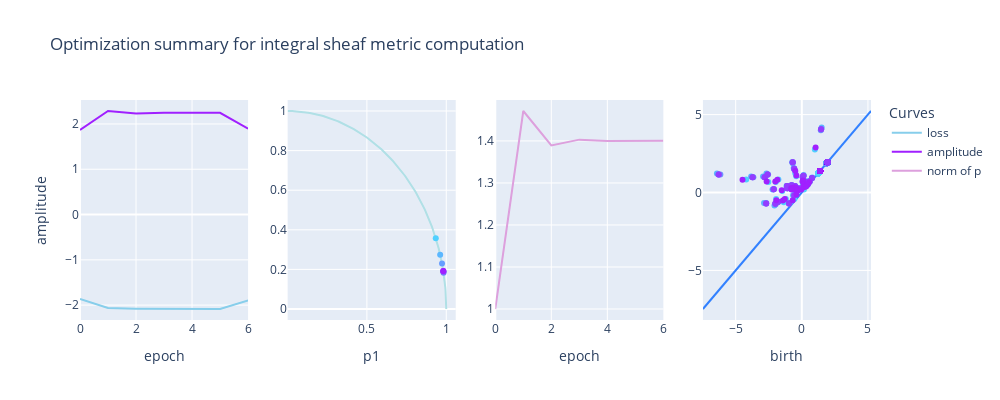

Write notebook code for a chart like this one.
### Code cell
plot_optim(opt, True)

### Figure 1 — Plotly figure (JSON) as saved in the notebook; plotly's stock layout.template omitted (floating-point values rounded to 4 significant figures; data arrays with more than 128 entries replaced by an {"elided": "..."} marker saying what was removed)
{"data": [{"marker": {"color": "skyblue"}, "mode": "lines", "name": "loss", "type": "scatter", "x": [0, 1, 2, 3, 4, 5, 6], "xaxis": "x", "y": [-1.866, -2.064, -2.079, -2.085, -2.086, -2.086, -1.898], "yaxis": "y"}, {"marker": {"color": "rgb(160, 32, 255)"}, "mode": "lines", "name": "amplitude", "type": "scatter", "x": [0, 1, 2, 3, 4, 5, 6], "xaxis": "x", "y": [1.866, 2.286, 2.23, 2.248, 2.245, 2.246, 1.898], "yaxis": "y"}, {"marker": {"color": "powderblue"}, "showlegend": false, "type": "scatter", "x": {"elided": "158 float values"}, "xaxis": "x2", "y": {"elided": "158 float values"}, "yaxis": "y2"}, {"marker": {"color": "rgb(80.0, 208.0, 255.0)"}, "mode": "markers", "name": "projection", "showlegend": false, "type": "scatter", "x": [0.9339], "xaxis": "x2", "y": [0.3575], "yaxis": "y2"}, {"marker": {"color": "rgb(91.42857142857143, 182.85714285714286, 255.0)"}, "mode": "markers", "name": "projection", "showlegend": false, "type": "scatter", "x": [0.9616], "xaxis": "x2", "y": [0.2744], "yaxis": "y2"}, {"marker": {"color": "rgb(102.85714285714286, 157.71428571428572, 255.0)"}, "mode": "markers", "name": "projection", "showlegend": false, "type": "scatter", "x": [0.9734], "xaxis": "x2", "y": [0.2292], "yaxis": "y2"}, {"marker": {"color": "rgb(114.28571428571428, 132.57142857142856, 255.0)"}, "mode": "markers", "name": "projection", "showlegend": false, "type": "scatter", "x": [0.9831], "xaxis": "x2", "y": [0.1831], "yaxis": "y2"}, {"marker": {"color": "rgb(125.71428571428572, 107.42857142857143, 255.0)"}, "mode": "markers", "name": "projection", "showlegend": false, "type": "scatter", "x": [0.9821], "xaxis": "x2", "y": [0.1883], "yaxis": "y2"}, {"marker": {"color": "rgb(137.14285714285714, 82.28571428571429, 255.0)"}, "mode": "markers", "name": "projection", "showlegend": false, "type": "scatter", "x": [0.9818], "xaxis": "x2", "y": [0.19], "yaxis": "y2"}, {"marker": {"color": "rgb(148.57142857142856, 57.14285714285714, 255.0)"}, "mode": "markers", "name": "projection", "showlegend": false, "type": "scatter", "x": [0.9814], "xaxis": "x2", "y": [0.192], "yaxis": "y2"}, {"marker": {"color": "rgb(160.0, 32.0, 255.0)"}, "mode": "markers", "name": "projection", "showlegend": false, "type": "scatter", "x": [0.9814], "xaxis": "x2", "y": [0.192], "yaxis": "y2"}, {"marker": {"color": "plum"}, "mode": "lines", "name": "norm of p", "type": "scatter", "x": [0, 1, 2, 3, 4, 5, 6], "xaxis": "x3", "y": [1, 1.471, 1.389, 1.403, 1.4, 1.401, 1.401, 1], "yaxis": "y3"}, {"marker": {"color": "rgb(50, 129, 255)"}, "mode": "lines", "name": "diagonal", "showlegend": false, "type": "scatter", "x": [-7.476, 5.231], "xaxis": "x4", "y": [-7.476, 5.231], "yaxis": "y4"}, {"marker": {"color": "rgb(80.0, 208.0, 255.0)"}, "mode": "markers", "name": "(b,d)", "showlegend": false, "type": "scatter", "x": {"elided": "260 float values"}, "xaxis": "x4", "y": {"elided": "260 float values"}, "yaxis": "y4"}, {"marker": {"color": "rgb(93.33333333333333, 178.66666666666666, 255.0)"}, "mode": "markers", "name": "(b,d)", "showlegend": false, "type": "scatter", "x": {"elided": "260 float values"}, "xaxis": "x4", "y": {"elided": "260 float values"}, "yaxis": "y4"}, {"marker": {"color": "rgb(106.66666666666667, 149.33333333333334, 255.0)"}, "mode": "markers", "name": "(b,d)", "showlegend": false, "type": "scatter", "x": {"elided": "260 float values"}, "xaxis": "x4", "y": {"elided": "260 float values"}, "yaxis": "y4"}, {"marker": {"color": "rgb(120.0, 120.0, 255.0)"}, "mode": "markers", "name": "(b,d)", "showlegend": false, "type": "scatter", "x": {"elided": "260 float values"}, "xaxis": "x4", "y": {"elided": "260 float values"}, "yaxis": "y4"}, {"marker": {"color": "rgb(133.33333333333334, 90.66666666666667, 255.0)"}, "mode": "markers", "name": "(b,d)", "showlegend": false, "type": "scatter", "x": {"elided": "260 float values"}, "xaxis": "x4", "y": {"elided": "260 float values"}, "yaxis": "y4"}, {"marker": {"color": "rgb(146.66666666666669, 61.33333333333334, 255.0)"}, "mode": "markers", "name": "(b,d)", "showlegend": false, "type": "scatter", "x": {"elided": "260 float values"}, "xaxis": "x4", "y": {"elided": "260 float values"}, "yaxis": "y4"}, {"marker": {"color": "rgb(160.0, 32.0, 255.0)"}, "mode": "markers", "name": "(b,d)", "showlegend": false, "type": "scatter", "x": {"elided": "260 float values"}, "xaxis": "x4", "y": {"elided": "260 float values"}, "yaxis": "y4"}], "layout": {"height": 400, "legend": {"title": {"text": "Curves"}}, "title": {"text": "Optimization summary for integral sheaf metric computation"}, "width": 1000, "xaxis": {"anchor": "y", "autorange": true, "domain": [0, 0.2125], "range": [0, 6], "title": {"text": "epoch"}, "type": "linear"}, "xaxis2": {"anchor": "y2", "autorange": true, "domain": [0.2625, 0.475], "range": [0.0007963, 1.06], "title": {"text": "p1"}, "type": "linear"}, "xaxis3": {"anchor": "y3", "autorange": true, "domain": [0.525, 0.7375], "range": [0, 6], "title": {"text": "epoch"}, "type": "linear"}, "xaxis4": {"anchor": "y4", "autorange": true, "domain": [0.7875, 1], "range": [-7.476, 5.231], "title": {"text": "birth"}, "type": "linear"}, "yaxis": {"anchor": "x", "autorange": true, "domain": [0, 1], "range": [-2.328, 2.529], "title": {"text": "amplitude"}, "type": "linear"}, "yaxis2": {"anchor": "x2", "autorange": true, "domain": [0, 1], "range": [-0.05556, 1.056], "type": "linear"}, "yaxis3": {"anchor": "x3", "autorange": true, "domain": [0, 1], "range": [0.9738, 1.497], "type": "linear"}, "yaxis4": {"anchor": "x4", "autorange": true, "domain": [0, 1], "range": [-8.182, 5.936], "type": "linear"}}}
